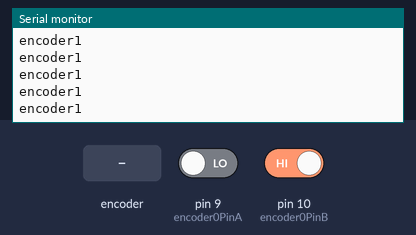
Bench run of a sketch on a simulated Arduino Uno, built with avr-gcc and run on an emulated ATmega328P. Shown: the last lines printed to the serial monitor. The test bench sets the inputs (shaded band); at power-on: pin 9 (encoder0PinA) LOW, pin 10 (encoder0PinB) HIGH.

Above: at 1.2 s.
1.3 s: rotary encoder on pin 9 (encoder0PinA) / pin 10 (encoder0PinB) turned 1 step (first pin leading)
At 2.1 s:
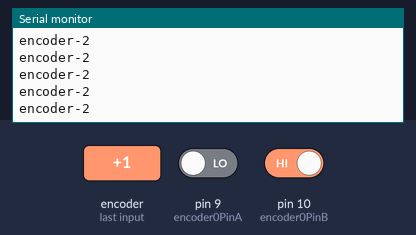
4.5 s: rotary encoder on pin 9 (encoder0PinA) / pin 10 (encoder0PinB) turned 2 steps (second pin leading)
At 5.4 s:
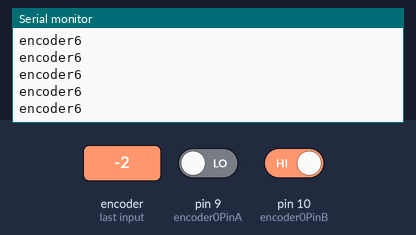
Timing chart, 0 to 7.5 s (numbered marks = the images above; inputs shaded):
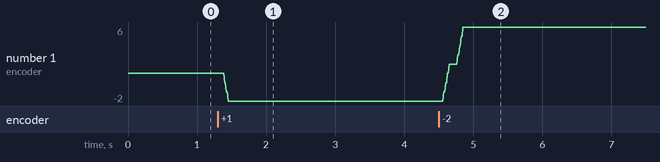

The sketch:

Encoder_Test.ino
```cpp
//Quadrature Encoder
//Connect Encoder to Pins encoder0PinA, encoder0PinB, and +5V.
//Mechatronics 530.421 Lab 2

int encoder0PinA = 9;
int encoder0PinB = 10;
int encoder0Pos = 0;
int encoder0PinALast = LOW;
int encoder0PinBLast = LOW;
int n1 = LOW;
int n2 = LOW;

void setup() {
  pinMode (encoder0PinA, INPUT);
  pinMode (encoder0PinB, INPUT);
  Serial.begin (9600);
}

//Increase or decrease pos depends on user's definition of positive pos.
void loop() {
  n1 = digitalRead(encoder0PinA);
  n2 = digitalRead(encoder0PinB);
//Using rising edge of the channel A
  if ((encoder0PinALast == LOW) && (n1 == HIGH)) {
    if (n2 == LOW) {
      encoder0Pos--;
    } else {
      encoder0Pos++;
    }
  }
//Using falling edge of the channel A
  else if ((encoder0PinALast == HIGH) && (n1 == LOW)) {
    if (n2 == HIGH) {
      encoder0Pos--;
    } else {
      encoder0Pos++;
    }
  }
//Using rising edge of the channel B
  else if ((encoder0PinBLast == LOW) && (n2 == HIGH)) {
    if (n1 == HIGH) {
      encoder0Pos--;
    } else {
      encoder0Pos++;
    }
  }
//Using falling edge of the channel B
  else if ((encoder0PinBLast == HIGH) && (n2 == LOW)) {
    if (n1 == LOW) {
      encoder0Pos--;
    } else {
      encoder0Pos++;
    }
  }
  encoder0PinALast = n1;
  encoder0PinBLast = n2;
  Serial.print ("encoder");Serial.println (encoder0Pos);Serial.println ("");
}
```

Measured:
- after the input at 1.3 s, the serial monitor: prints a new line after 0.10 s (image 1)
- after the input at 4.5 s, the serial monitor: prints a new line after 0.07 s (image 2)
- plotted number 1: 1 → -2 after the input at 1.3 s, -2 → 6 after the input at 4.5 s
